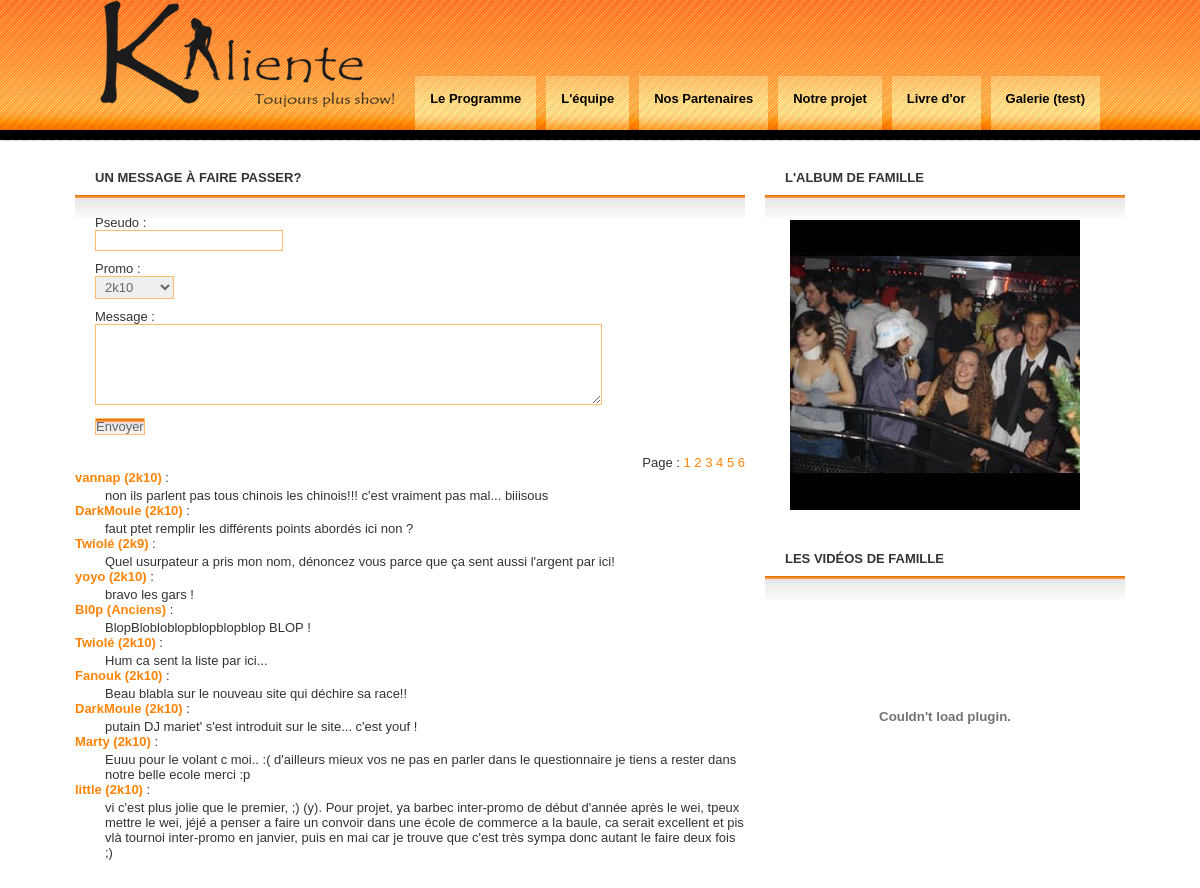
The app's page /index.php?livre&page=3 with its own data.
### tables this page shows
CREATE TABLE IF NOT EXISTS `livreor` (
  `id` int(11) NOT NULL auto_increment,
  `pseudo` varchar(255) NOT NULL,
  `promo` varchar(50) NOT NULL,
  `message` text NOT NULL,
  PRIMARY KEY  (`id`)
);

### livredor.php (the view, shortened to what this page needs)
  		<div class='boxed'>
			<h2 class='title'>Un message à faire passer? </h2>
			<div class='content'>
   <form method="post" action="index.php?livre">
      <fieldset>
        <p>
            <label for="pseudo">Pseudo :</label>
            <input name="pseudo" /><br />
           <label for="promo">Promo :</label>
           <select name="promo" id="promo">
           <option value="2k10" selected="selected">2k10</option>
       </select>
       <br />
           <label for='messsage'> Message :</label>
            <textarea name="message" rows="5" cols="60"></textarea><br />
            <input id="inputsubmit1" type="submit" name="inputsubmit1" value="Envoyer" />
        </p>
      </fieldset>
    </form>
</div>
    <p class="pages">
<?php
$nombreDeMessagesParPage = 10;
$retour = mysql_query('SELECT COUNT(*) AS nb_messages FROM livreor');
$donnees = mysql_fetch_array($retour);
$totalDesMessages = $donnees['nb_messages'];
$nombreDePages  = ceil($totalDesMessages / $nombreDeMessagesParPage);
echo 'Page : ';
for ($i = 1 ; $i <= $nombreDePages ; $i++)
{
    echo '<a href="index.php?livre&page=' . $i . '">' . $i . '</a> ';
}
?>
 <br />
</p>
<?php
if (isset($_GET['page']))
{
        $page = $_GET['page'];
}
else
{
        $page = 1;
}
$premierMessageAafficher = ($page - 1) * $nombreDeMessagesParPage;
$reponse = mysql_query('SELECT * FROM livreor ORDER BY id DESC LIMIT ' . $premierMessageAafficher . ', ' . $nombreDeMessagesParPage);
while ($donnees = mysql_fetch_array($reponse))
{
  echo '<span class="pseudo_livre">' . $donnees['pseudo'] .' ('. $donnees['promo'] . ') ' . '</span> :<br /> <p class="alinea">' . stripslashes($donnees['message']) . '</p>';
}
?>
<br /><br />

### css/index.css (style rules this page uses)
* { margin: 0; padding: 0; }
body { margin: 0; background: #FFFFFF url(../images/img01.png) repeat-x; font: normal small "Trebuchet MS", Arial, Helvetica, sans-serif; color: #333333; }
a { text-decoration: none; color: #ff8307; }
.alinea { margin-left:30px; margin-top:3px; }
.pseudo_livre { margin-top:15px; font-weight:bold; color:#ff8307; }
.pages { text-align:right; font:110%; }
.boxed .title { padding: 10px 20px; text-transform: uppercase; font-size: 1em; }
.boxed .content { padding: 20px; background: url(../images/img05.jpg) repeat-x; }
fieldset { border: none; }
label { display: block; }
input, select, textarea { margin-bottom: 10px; padding: 2px 5px; border: 1px solid #ffb971; font: normal small "Trebuchet MS", Arial, Helvetica, sans-serif; color: #666666; }
#inputsubmit1 { margin: 0; padding: 0; background: url(../images/img05.jpg) repeat-x; }

### records on screen
livreor: pseudo "vannap", promo "2k10", message "non ils parlent pas tous chinois les chinois!!! c'est vraiment pas mal... biiisous"
livreor: pseudo "DarkMoule", promo "2k10", message "faut ptet remplir les différents points abordés ici non ?"
livreor: pseudo "Twiolé", promo "2k9", message "Quel usurpateur a pris mon nom, dénoncez vous parce que ça sent aussi l'argent par ici!"
livreor: pseudo "yoyo", promo "2k10", message "bravo les gars !"
livreor: pseudo "Bl0p", promo "Anciens", message "BlopBlobloblopblopblopblop BLOP !"
livreor: pseudo "Twiolé", promo "2k10", message "Hum ca sent la liste par ici..."
livreor: pseudo "Fanouk", promo "2k10", message "Beau blabla sur le nouveau site qui déchire sa race!!"
livreor: pseudo "DarkMoule", promo "2k10", message "putain DJ mariet' s'est introduit sur le site... c'est youf !"
livreor: pseudo "Marty", promo "2k10", message "Euuu pour le volant c moi.. :( d'ailleurs mieux vos ne pas en parler dans le questionnaire je tiens a rester dans notre belle ecole merci :p"
livreor: pseudo "little", promo "2k10", message "vi c'est plus jolie que le premier, ;) (y). Pour projet, ya barbec inter-promo de début d'année après le wei, tpeux mettre le wei, jéjé a penser a faire un convoir dans une école de commerce a la baule, ca serait excellent et pis vlà tournoi inter-promo en janvier, puis en mai car je trouve que c'est très sympa donc autant le faire deux fois ;)"
